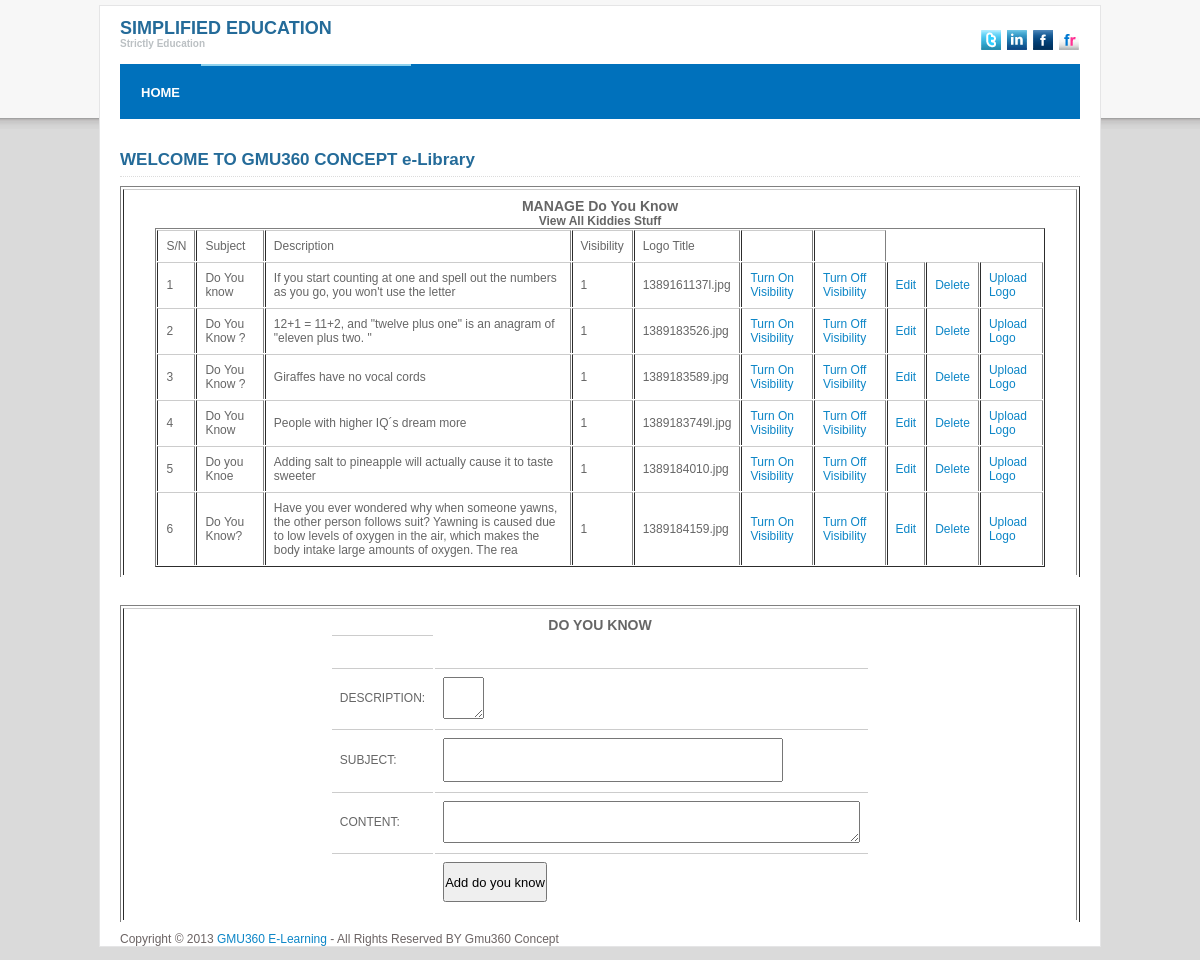
/administrator/manage_do_you_know.php, run on the app's committed database.
### tables this page shows
CREATE TABLE `do_you_know` (
  `id` int(11) NOT NULL auto_increment,
  `description` varchar(200) NOT NULL,
  `subject` varchar(100) NOT NULL,
  `content` text NOT NULL,
  `logo` varchar(100) NOT NULL,
  `visibility` int(11) NOT NULL,
  PRIMARY KEY  (`id`)
);

### administrator/manage_do_you_know.php (the view, shortened to what this page needs)
<!DOCTYPE html PUBLIC "-//W3C//DTD XHTML 1.0 Transitional//EN" "http://www.w3.org/TR/xhtml1/DTD/xhtml1-transitional.dtd">
<html xmlns="http://www.w3.org/1999/xhtml">
<head>
<link rel="stylesheet" href="../css/style.css" type="text/css" media="all" />
</head>
<body>
<div id="shell">
  <div id="header">
    <h1 id="logo"><a href="#">SIMPLIFIED EDUCATION<span>Strictly Education</span></a></h1>
    <div class="socials"> <a href="#" class="link link-twitter">Twitter</a> <a href="#" class="link link-linkedin">LinkedIn</a> <a href="#" class="link link-facebook">Facebook</a> <a href="#" class="link link-flickr">flickr</a> </div>
  </div>
  <div id="navigation">
    <ul>
      <li><a href="../index.php">HOME</a></li>
      <li><a href="#" class="active"></a></li>
      <li><a href="#" class="active"></a></li>
      <li><a href="#" class="active"></a></li>
      <li><a href="#" class="active"></a></li>
      <li><a href="#" class="active"></a></li>
    </ul>
  </div>
  <div id="main">
    <br/><br/>
    <h2><a href="index.php">WELCOME TO GMU360 CONCEPT e-Library </a></h2>
    <table width="100%" border="1" id="box-table-a">
    <tr width="100%">
      <td width="40%">
      <center>
  <div id="bar">
    <h3>MANAGE Do You Know</h3></div>
<?php
$cat=mysql_query("SELECT *  FROM `do_you_know`");
?>
<legend><b>View All Kiddies Stuff</b><?php
if(mysql_num_rows($cat)>0){
?>
</legend><table width="95%" border="1" cellspacing="1">
	<tr class="thead">
        <td>S/N</td>
  <td>Subject</td>
      <td>Description</td>
    <td>Visibility</td>
    <td>Logo Title</td>
    <td></td>
    <td></td>
    </tr>
  <?php
$s=1;
  	while($l=mysql_fetch_array($cat)){
		$id=$l['id'];
	echo "<tr class= \"trodd\">";
	?>
    <td><?php echo $s++; ?></td>
    <td><?php echo $l['subject'];?></td>
        <td><?php echo $l['description'];?></td>
        <td><?php echo $l['visibility'];?></td>
        <td><?php echo $l['logo'];?></td>
   <?php echo "<td><a href='manage_do_you_know.php?deleteid=$id'>Turn On Visibility</a></td>"; ?>
   <?php echo "<td><a href='manage_do_you_know.php?deleteid2=$id'>Turn Off Visibility</a></td>"; ?>
         <?php echo "<td><a href='edit_do.php?id=$id'>Edit</a></td>"; ?>
    <?php echo "<td><a href='manage_do_you_know.php?deleteid3=$id'>Delete</a></td>"; ?>
        <?php echo "<td><a href='manage_do_you_know.php?deleteid4=$id'>Upload Logo</a></td>"; ?>
 </tr>
 <?php
}
}
?>
</table>
      </td>
      </tr>
        </table><br/><br/>
            <table width="100%" border="1" id="box-table-a">
    <tr width="100%">
      <td width="40%">
      <center>
<form action="<?php echo $_SERVER['PHP_SELF'];?>" method="post">
  <div id="bar">
    <h3>DO YOU KNOW </h3></div>
        <table border="0" width="398" height="255px">
        <tr><td>&nbsp;</td></tr>
        	<tr>
            	<td height="37" ><p>DESCRIPTION:</p></label></td>
              <td ><textarea name="description" cols="3" role="8"></textarea></td>
            </tr>
            <tr>
            	<td height="36"><p>SUBJECT:</p></td>
              <td><input id="input" type="text" size="40" name="subject" /></td>
            </tr>
            <tr>
            	<td height="37" ><p>CONTENT:</p></label></td>
              <td ><textarea name="content" cols="50" role="50"></textarea></td>
            </tr>
            <tr>
            	<td><label></label></td>
                <td align="justify"><input name="button" type="submit"  id="button" value="Add do you know"/></td>
            </tr>
        </table>
	</form>
    </center>
      </td>
      </tr>
        </table>
  </div>
      <p class="lf">Copyright &copy; 2013 <a href="#">GMU360 E-Learning </a> - All Rights Reserved BY Gmu360 Concept</p>
</div>
</body>
</html>

### css/style.css (style rules this page uses)
* { padding:0; margin:0; outline:0; }
body { font-size:12px; font-family:Arial, "Trebuchet MS", sans-serif; color:#6c6464; background:#dadada url(images/body.gif) left top repeat-x; padding:5px 0 13px 0; }
a { color:#0d86c7; text-decoration:none; }
input, textarea, select { font-family:Arial, Helvetica, Sans-Serif; font-size:13px; color:#000000; height:40px; }
h2 { font-size:17px; color:#246b99; padding-bottom:6px; border-bottom:1px dotted #dcdcdc; margin-bottom:9px; position:relative; }
h2 a { color:#246b99; }
#shell { width:960px; padding:0 20px; margin:0 auto; background:#fff; border:1px solid #e5e5e6; }
#header { height:58px; position:relative; }
#logo { padding-top:12px; }
#logo a { font-size:18px; color:#246b99; line-height:20px; text-decoration:none; }
#logo a span { font-size:10px; line-height:12px; display:block; color:#bbc0c3; }
.socials { position:absolute; top:24px; right:1px; width:104px; }
.socials .link { float:left; width:20px; height:20px; margin-left:6px; background:url(images/socials.gif); font-size:0; line-height:0; text-indent:-4000px; }
.socials .link-twitter { background-position:0 top; }
.socials .link-linkedin { background-position:-20px top; }
.socials .link-facebook { background-position:-40px top; }
.socials .link-flickr { background-position:-60px top; }
#navigation { height:55px; background-color:#0071bc; margin-bottom:1px; position:relative; }
#navigation ul { list-style:none; }
#navigation ul li { float:left; display:inline; border-right:0px solid #fff; height:55px; line-height:53px; }
#navigation ul li a { float:left; color:#fefefe; font-size:13px; font-weight:bold; padding:2px 21px 0 21px; text-decoration:none; }
#navigation ul li a.active, #navigation ul li a:hover { text-decoration:none; background:url(images/navigation-active.gif); }
#main { padding:2px 0 10px 0; }
#main p { line-height:19px; }
#box-table-a { font-size: 12px; margin: 0px; text-align: left; border-collapse: separate; border-bottom:none; }
#box-table-a td { padding: 8px; background: none; border-top: 1px solid #CCC; color: #666; border-bottom: none !important; }

### data on the page
do_you_know: subject "Do You know", description "If you start counting at one and spell out the numbers as you go, you won't use the letter", visibility "1", logo "1389161137l.jpg"
do_you_know: subject "Do You Know ?", description "12+1 = 11+2, and \"twelve plus one\" is an anagram of \"eleven plus two. \"", visibility "1", logo "1389183526.jpg"
do_you_know: subject "Do You Know ?", description "Giraffes have no vocal cords", visibility "1", logo "1389183589.jpg"
do_you_know: subject "Do You Know", description "People with higher IQ´s dream more", visibility "1", logo "1389183749l.jpg"
do_you_know: subject "Do you Knoe", description "Adding salt to pineapple will actually cause it to taste sweeter", visibility "1", logo "1389184010.jpg"
do_you_know: subject "Do You Know?", description "Have you ever wondered why when someone yawns, the other person follows suit? Yawning is caused due to low levels of oxygen in the air, which makes the body intake large amounts of oxygen. The rea", visibility "1", logo "1389184159.jpg"
